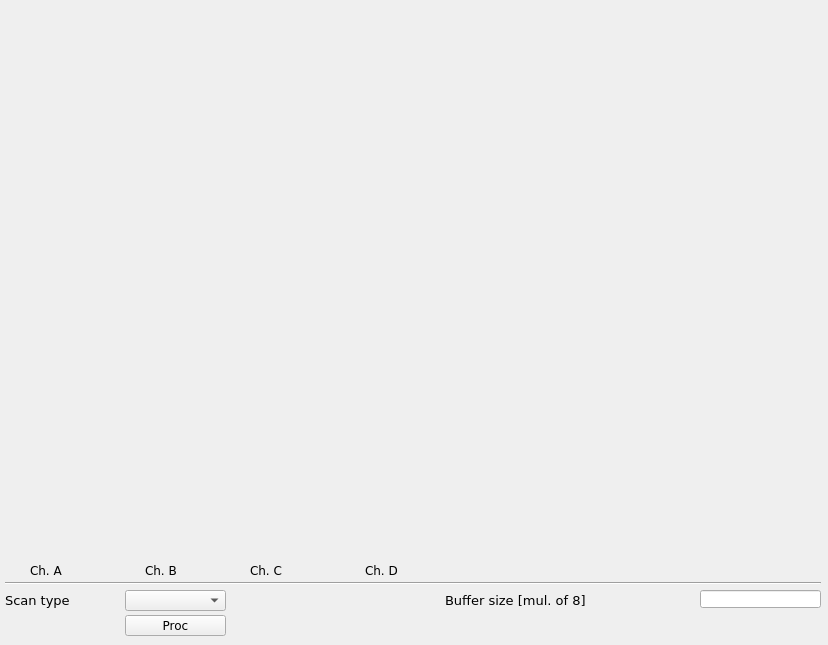
<?xml version="1.0" encoding="UTF-8"?>
<ui version="4.0">
 <class>ADC</class>
 <widget class="QMainWindow" name="ADC">
  <property name="geometry">
   <rect>
    <x>0</x>
    <y>0</y>
    <width>828</width>
    <height>645</height>
   </rect>
  </property>
  <property name="sizePolicy">
   <sizepolicy hsizetype="Minimum" vsizetype="Minimum">
    <horstretch>0</horstretch>
    <verstretch>0</verstretch>
   </sizepolicy>
  </property>
  <property name="windowTitle">
   <string/>
  </property>
  <property name="Title" stdset="0">
   <string>$(BPM)</string>
  </property>
  <widget class="QWidget" name="centralwidget">
   <widget class="caCartesianPlot" name="adc">
    <property name="geometry">
     <rect>
      <x>9</x>
      <y>9</y>
      <width>811</width>
      <height>546</height>
     </rect>
    </property>
    <property name="sizePolicy">
     <sizepolicy hsizetype="MinimumExpanding" vsizetype="MinimumExpanding">
      <horstretch>0</horstretch>
      <verstretch>2</verstretch>
     </sizepolicy>
    </property>
    <property name="font">
     <font>
      <family>Sans</family>
      <pointsize>8</pointsize>
     </font>
    </property>
    <property name="Title" stdset="0">
     <string notr="true">ADC sync data @ 250 MHz</string>
    </property>
    <property name="TitleX">
     <string notr="true">ADC samples</string>
    </property>
    <property name="TitleY">
     <string notr="true">ADC counts</string>
    </property>
    <property name="channels_1" stdset="0">
     <string notr="true">;$(BPM):adc_sync.A</string>
    </property>
    <property name="color_1">
     <color>
      <red>255</red>
      <green>0</green>
      <blue>0</blue>
     </color>
    </property>
    <property name="channels_2" stdset="0">
     <string notr="true">;$(BPM):adc_sync.B</string>
    </property>
    <property name="color_2">
     <color>
      <red>0</red>
      <green>255</green>
      <blue>0</blue>
     </color>
    </property>
    <property name="channels_3" stdset="0">
     <string notr="true">;$(BPM):adc_sync.C</string>
    </property>
    <property name="color_3">
     <color>
      <red>0</red>
      <green>0</green>
      <blue>255</blue>
     </color>
    </property>
    <property name="channels_4" stdset="0">
     <string notr="true">;$(BPM):adc_sync.D</string>
    </property>
    <property name="color_4">
     <color>
      <red>170</red>
      <green>0</green>
      <blue>255</blue>
     </color>
    </property>
    <property name="countNumOrChannel" stdset="0">
     <string notr="true"/>
    </property>
    <property name="triggerChannel" stdset="0">
     <string notr="true"/>
    </property>
    <property name="foreground">
     <color alpha="0">
      <red>255</red>
      <green>255</green>
      <blue>255</blue>
     </color>
    </property>
    <property name="gridColor">
     <color>
      <red>0</red>
      <green>0</green>
      <blue>0</blue>
     </color>
    </property>
    <property name="XaxisLimits">
     <string>0;100</string>
    </property>
    <property name="YaxisLimits">
     <string>-1000000;-900000</string>
    </property>
   </widget>
   <widget class="Line" name="line">
    <property name="geometry">
     <rect>
      <x>5</x>
      <y>575</y>
      <width>816</width>
      <height>16</height>
     </rect>
    </property>
    <property name="font">
     <font>
      <family>DejaVu Sans</family>
      <pointsize>9</pointsize>
     </font>
    </property>
    <property name="orientation">
     <enum>Qt::Horizontal</enum>
    </property>
   </widget>
   <widget class="caMessageButton" name="camessagebutton">
    <property name="geometry">
     <rect>
      <x>125</x>
      <y>615</y>
      <width>101</width>
      <height>21</height>
     </rect>
    </property>
    <property name="font">
     <font>
      <family>DejaVu Sans</family>
      <pointsize>9</pointsize>
     </font>
    </property>
    <property name="text">
     <string>Proc</string>
    </property>
    <property name="flat">
     <bool>false</bool>
    </property>
    <property name="fontScaleMode">
     <enum>EPushButton::WidthAndHeight</enum>
    </property>
    <property name="channel" stdset="0">
     <string notr="true">$(BPM):adc_sync.PROC</string>
    </property>
    <property name="background">
     <color>
      <red>254</red>
      <green>217</green>
      <blue>188</blue>
     </color>
    </property>
    <property name="pressMessage">
     <string notr="true">1</string>
    </property>
   </widget>
   <widget class="QLabel" name="label_21">
    <property name="geometry">
     <rect>
      <x>5</x>
      <y>590</y>
      <width>101</width>
      <height>21</height>
     </rect>
    </property>
    <property name="font">
     <font>
      <family>DejaVu Sans</family>
      <pointsize>10</pointsize>
     </font>
    </property>
    <property name="styleSheet">
     <string notr="true">color: rgb(0, 0, 0);</string>
    </property>
    <property name="text">
     <string>Scan type</string>
    </property>
   </widget>
   <widget class="caMenu" name="adc_scan">
    <property name="geometry">
     <rect>
      <x>125</x>
      <y>590</y>
      <width>101</width>
      <height>21</height>
     </rect>
    </property>
    <property name="font">
     <font>
      <family>DejaVu Sans</family>
      <pointsize>9</pointsize>
     </font>
    </property>
    <property name="channel" stdset="0">
     <string notr="true">$(BPM):adc_sync.SCAN</string>
    </property>
   </widget>
   <widget class="QLabel" name="label_25">
    <property name="geometry">
     <rect>
      <x>250</x>
      <y>560</y>
      <width>36</width>
      <height>21</height>
     </rect>
    </property>
    <property name="font">
     <font>
      <family>DejaVu Sans</family>
      <pointsize>9</pointsize>
     </font>
    </property>
    <property name="styleSheet">
     <string notr="true">color: rgb(0, 0, 0);</string>
    </property>
    <property name="text">
     <string>Ch. C</string>
    </property>
   </widget>
   <widget class="QLabel" name="label_26">
    <property name="geometry">
     <rect>
      <x>365</x>
      <y>560</y>
      <width>36</width>
      <height>21</height>
     </rect>
    </property>
    <property name="font">
     <font>
      <family>DejaVu Sans</family>
      <pointsize>9</pointsize>
     </font>
    </property>
    <property name="styleSheet">
     <string notr="true">color: rgb(0, 0, 0);</string>
    </property>
    <property name="text">
     <string>Ch. D</string>
    </property>
   </widget>
   <widget class="caRelatedDisplay" name="ADC_buffer">
    <property name="enabled">
     <bool>false</bool>
    </property>
    <property name="geometry">
     <rect>
      <x>10</x>
      <y>560</y>
      <width>16</width>
      <height>16</height>
     </rect>
    </property>
    <property name="background">
     <color>
      <red>255</red>
      <green>0</green>
      <blue>0</blue>
     </color>
    </property>
    <property name="labels">
     <string notr="true"/>
    </property>
    <property name="files">
     <string notr="true">adc</string>
    </property>
    <property name="args">
     <string notr="true">DEVICE=$(DEVICE)</string>
    </property>
   </widget>
   <widget class="caRelatedDisplay" name="ADC_buffer_3">
    <property name="enabled">
     <bool>false</bool>
    </property>
    <property name="geometry">
     <rect>
      <x>230</x>
      <y>560</y>
      <width>16</width>
      <height>16</height>
     </rect>
    </property>
    <property name="background">
     <color>
      <red>0</red>
      <green>0</green>
      <blue>255</blue>
     </color>
    </property>
    <property name="labels">
     <string notr="true"/>
    </property>
    <property name="files">
     <string notr="true">adc</string>
    </property>
    <property name="args">
     <string notr="true">DEVICE=$(DEVICE)</string>
    </property>
   </widget>
   <widget class="QLabel" name="label_24">
    <property name="geometry">
     <rect>
      <x>30</x>
      <y>560</y>
      <width>36</width>
      <height>21</height>
     </rect>
    </property>
    <property name="font">
     <font>
      <family>DejaVu Sans</family>
      <pointsize>9</pointsize>
     </font>
    </property>
    <property name="styleSheet">
     <string notr="true">color: rgb(0, 0, 0);</string>
    </property>
    <property name="text">
     <string>Ch. A</string>
    </property>
   </widget>
   <widget class="caRelatedDisplay" name="ADC_buffer_2">
    <property name="enabled">
     <bool>false</bool>
    </property>
    <property name="geometry">
     <rect>
      <x>125</x>
      <y>560</y>
      <width>16</width>
      <height>16</height>
     </rect>
    </property>
    <property name="background">
     <color>
      <red>0</red>
      <green>255</green>
      <blue>0</blue>
     </color>
    </property>
    <property name="labels">
     <string notr="true"/>
    </property>
    <property name="files">
     <string notr="true">adc</string>
    </property>
    <property name="args">
     <string notr="true">DEVICE=$(DEVICE)</string>
    </property>
   </widget>
   <widget class="QLabel" name="label_27">
    <property name="geometry">
     <rect>
      <x>145</x>
      <y>560</y>
      <width>36</width>
      <height>21</height>
     </rect>
    </property>
    <property name="font">
     <font>
      <family>DejaVu Sans</family>
      <pointsize>9</pointsize>
     </font>
    </property>
    <property name="styleSheet">
     <string notr="true">color: rgb(0, 0, 0);</string>
    </property>
    <property name="text">
     <string>Ch. B</string>
    </property>
   </widget>
   <widget class="caRelatedDisplay" name="ADC_buffer_4">
    <property name="enabled">
     <bool>false</bool>
    </property>
    <property name="geometry">
     <rect>
      <x>345</x>
      <y>560</y>
      <width>16</width>
      <height>16</height>
     </rect>
    </property>
    <property name="background">
     <color>
      <red>170</red>
      <green>0</green>
      <blue>255</blue>
     </color>
    </property>
    <property name="labels">
     <string notr="true"/>
    </property>
    <property name="files">
     <string notr="true">adc</string>
    </property>
    <property name="args">
     <string notr="true">DEVICE=$(DEVICE)</string>
    </property>
   </widget>
   <widget class="QLabel" name="label_19">
    <property name="geometry">
     <rect>
      <x>445</x>
      <y>590</y>
      <width>156</width>
      <height>20</height>
     </rect>
    </property>
    <property name="font">
     <font>
      <family>DejaVu Sans</family>
      <pointsize>10</pointsize>
     </font>
    </property>
    <property name="text">
     <string>Buffer size [mul. of 8]</string>
    </property>
   </widget>
   <widget class="caLineEdit" name="calineedit_35">
    <property name="geometry">
     <rect>
      <x>700</x>
      <y>590</y>
      <width>121</width>
      <height>18</height>
     </rect>
    </property>
    <property name="sizePolicy">
     <sizepolicy hsizetype="Preferred" vsizetype="Preferred">
      <horstretch>0</horstretch>
      <verstretch>0</verstretch>
     </sizepolicy>
    </property>
    <property name="font">
     <font>
      <family>DejaVu Sans</family>
      <pointsize>11</pointsize>
      <stylestrategy>PreferDefault</stylestrategy>
     </font>
    </property>
    <property name="alignment">
     <set>Qt::AlignRight|Qt::AlignTrailing|Qt::AlignVCenter</set>
    </property>
    <property name="channel" stdset="0">
     <string notr="true">$(BPM):adc_sync.NGRP</string>
    </property>
    <property name="background">
     <color>
      <red>255</red>
      <green>255</green>
      <blue>255</blue>
     </color>
    </property>
    <property name="colorMode">
     <enum>caLineEdit::Static</enum>
    </property>
   </widget>
  </widget>
 </widget>
 <customwidgets>
  <customwidget>
   <class>QwtPlot</class>
   <extends>QFrame</extends>
   <header>qwt_plot.h</header>
  </customwidget>
  <customwidget>
   <class>caMenu</class>
   <extends>QComboBox</extends>
   <header>caMenu</header>
  </customwidget>
  <customwidget>
   <class>caRelatedDisplay</class>
   <extends>QWidget</extends>
   <header>caRelatedDisplay</header>
  </customwidget>
  <customwidget>
   <class>caMessageButton</class>
   <extends>QPushButton</extends>
   <header>caMessageButton</header>
  </customwidget>
  <customwidget>
   <class>caLineEdit</class>
   <extends>QLineEdit</extends>
   <header>caLineEdit</header>
  </customwidget>
  <customwidget>
   <class>caCartesianPlot</class>
   <extends>QwtPlot</extends>
   <header>caCartesianPlot</header>
   <container>1</container>
  </customwidget>
 </customwidgets>
 <resources/>
 <connections/>
</ui>
